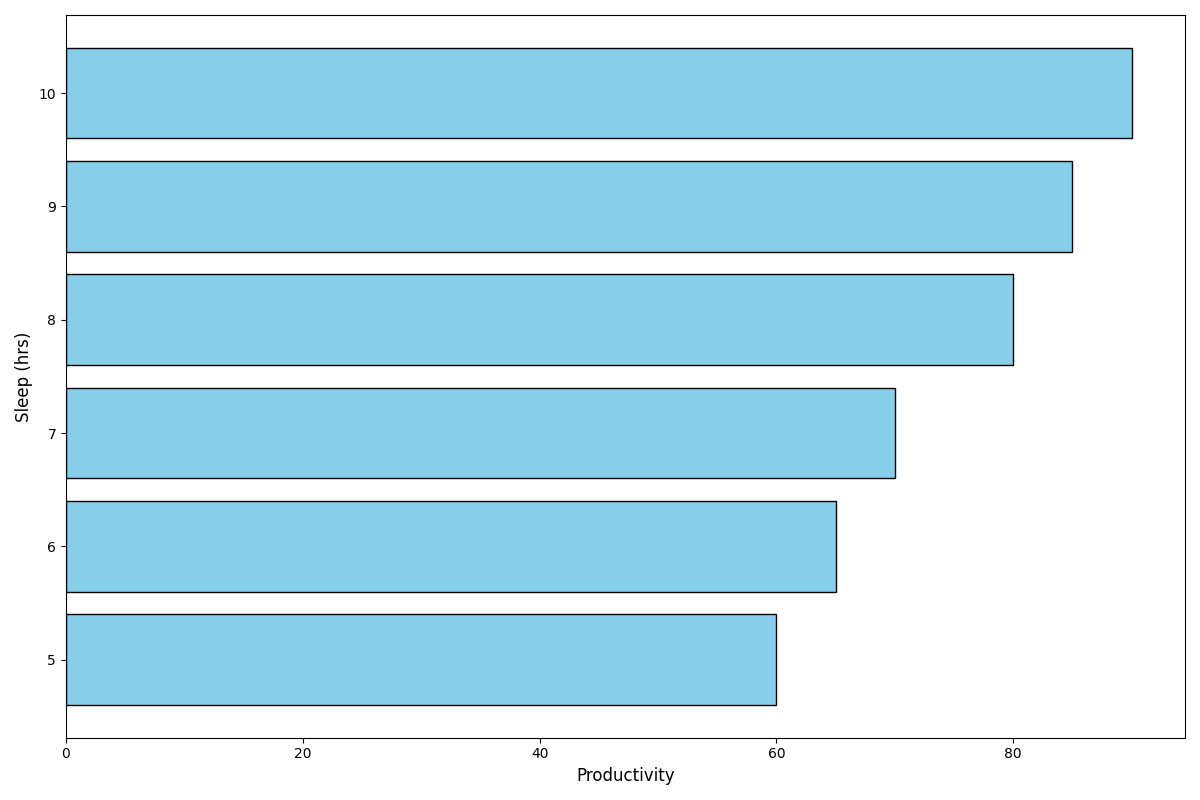

Write Python code to recreate this figure.
import matplotlib.pyplot as plt
import numpy as np

sleep_hours = np.array([9, 6, 10, 7, 8, 5])
productivity_scores = np.array([85, 65, 90, 70, 80, 60])

fig, ax = plt.subplots(figsize=(12, 8))

ax.barh(sleep_hours, productivity_scores, color='skyblue', edgecolor='k')

ax.set_xlabel('Productivity', fontsize=12)
ax.set_ylabel('Sleep (hrs)', fontsize=12)

plt.tight_layout()
plt.show()
